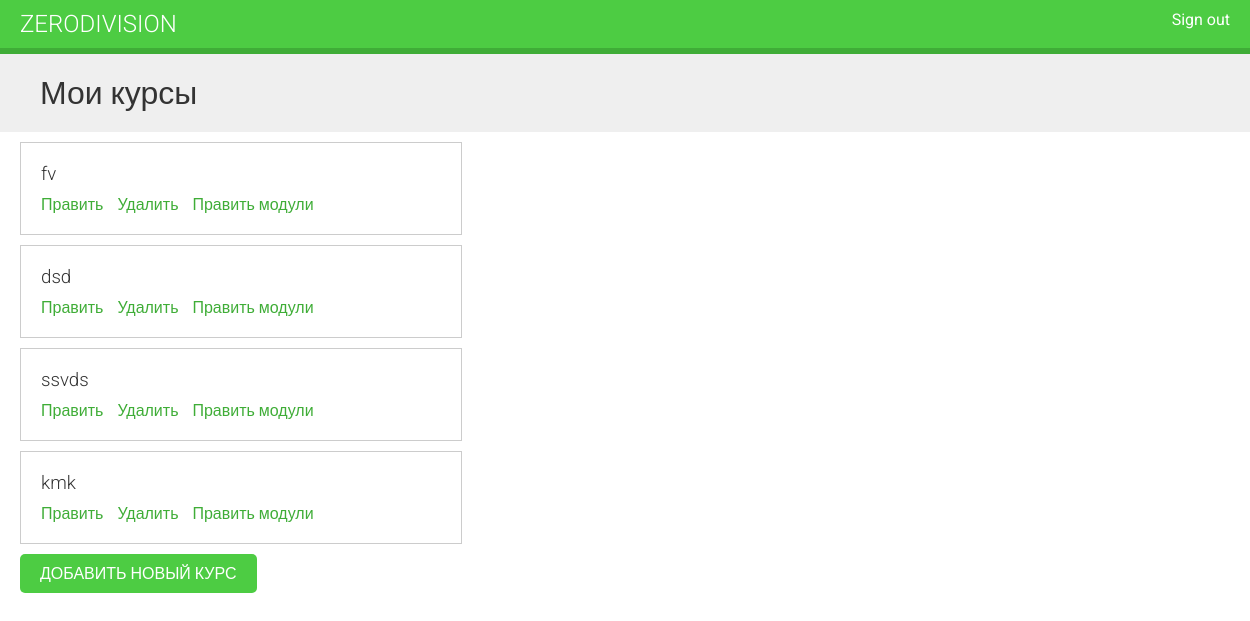
The app's page /course/mine/ (signed in), older data.
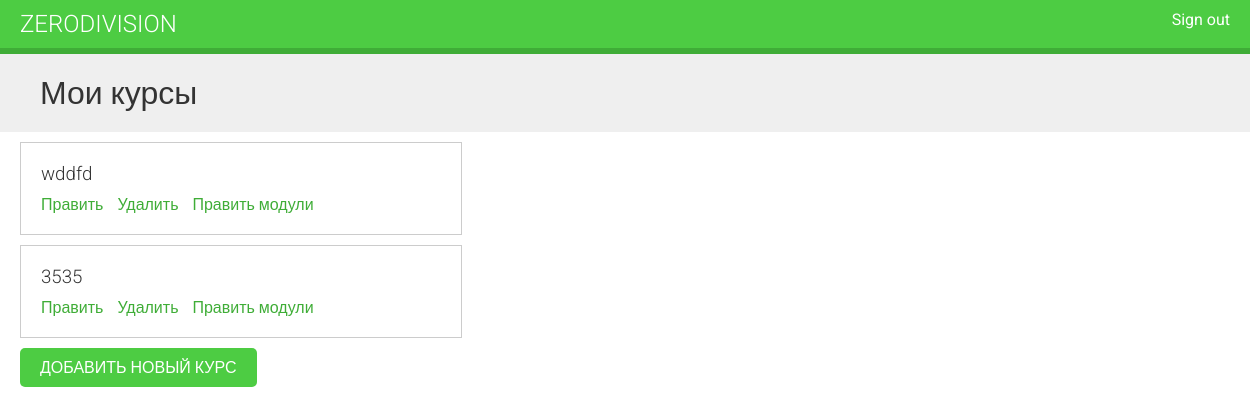
The same page, newer data.
### courses/models.py (models this page shows, shortened)
class Course(models.Model):
    owner = models.ForeignKey(User,
                              related_name='courses_created',
                              on_delete=models.CASCADE)
    subject = models.ForeignKey(Subject,
                                related_name='courses',
                                on_delete=models.CASCADE)
    title = models.CharField(max_length=200)
    slug = models.SlugField(max_length=200, unique=True)
    overview = models.TextField()
    created = models.DateTimeField(auto_now_add=True)
    class Meta:
        ordering = ['-created']

### courses/views.py (the view)
class ManageCourseListView(ListView):
    model = Course
    template_name = 'courses/manage/course/list.html'
    def get_queryset(self):
        qs = super(ManageCourseListView, self).get_queryset()
        return qs.filter(owner=self.request.user)

### courses/templates/courses/manage/course/list.html (shortened to what this page needs)
{% extends "base.html" %}
{% block content %}
  <h1>Мои курсы</h1>
  <div class="module">
    {% for course in object_list %}
      <div class="course-info">
        <h3>{{ course.title }}</h3>
        <p>
          <a href="{% url "courses:course_edit" course.id %}">Править</a>
          <a href="{% url "courses:course_delete" course.id %}">Удалить</a>
          <a href="{% url "courses:course_module_update" course.id %}">Править модули</a>
        </p>
      </div>
    {% empty %}
      <p>You haven't created any courses yet.</p>
    {% endfor %}
    <p>
      <a href="{% url "courses:course_create" %}" class="button">Добавить новый курс</a>
    </p>
  </div>
{% endblock %}

### courses/templates/base.html (shortened to what this page needs)
{% load static %}
<!DOCTYPE html>
<html lang="ru">
<head>
    <link href="{% static "css/base.css" %}" rel="stylesheet">
</head>
<body>
    <div id="header">
        <a href="/" class="logo">Zerodivision</a>
        <ul class="menu">
            {% if request.user.is_authenticated %}
                <li><a href="{% url "logout" %}">Sign out</a></li>
            {% else %}
                <li><a href="{% url "login" %}">Sign in</a></li>
            {% endif %}
        </ul>
    </div>
    <div id="content">
        {% block content %}
        {% endblock %}
    </div>
</body>
</html>

### courses/static/css/base.css (style rules this page uses)
body { margin:0; font-family:'Roboto', sans-serif; font-weight:400; color:#333; }
a { color:#3fad37; text-decoration:none; }
ul { float:left; }
h1, h2, h3, h4, h5, h6 { font-family:'Roboto', sans-serif; font-weight:300; }
h1 { background:#efefef; width:100%; overflow:auto; padding:20px 0 20px 40px; margin:0; }
.module { padding:10px 20px; float:left; width:600px; }
.module h3 { margin:20px 0 0; padding:0; width:100%; }
.module p { margin:10px 0 20px; width:100%; float:left; }
#header { background:#4dcc43; overflow:auto; padding:10px 20px; border-bottom:6px solid #3fad37; }
#header .logo { text-decoration:none; font-family:'Roboto', sans-serif; font-weight:300; text-transform:uppercase; font-size:24px; color:#fff; float:left; }
#header a { color:#fff; }
#header .menu { list-style:none; float:right; margin:0; padding:0; }
input[type=submit], a.button { border-radius:5px; background:#4dcc43; color:#fff; font-size:16px; text-transform:uppercase; border:none; padding:10px 20px; margin:20px 0; }
.course-info { border:1px solid #ccc; padding:0 20px; margin-bottom:10px; width:400px; overflow:auto; }
.course-info a { margin-right:10px; }

Row changes from the older to the newer data that the page shows:
removed Course: title "fv"
removed Course: title "dsd"
removed Course: title "ssvds"
removed Course: title "kmk"
added Course: title "wddfd"
added Course: title "3535"
